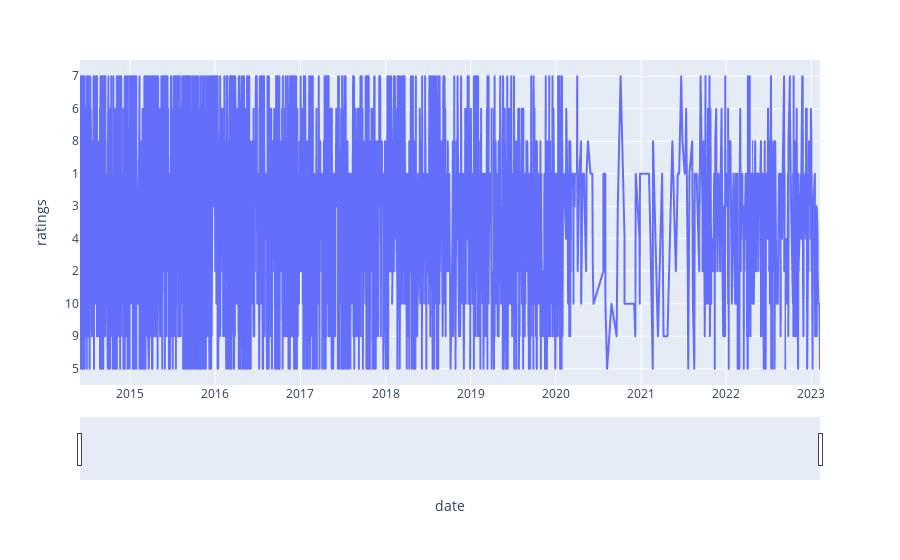

Notebook cell for this chart:
### Code cell
fig = px.line(df, x='date', y="ratings")
fig.update_xaxes(rangeslider_visible=True)
fig.show()

### Figure 1 — Plotly figure (JSON) as saved in the notebook; plotly's stock layout.template omitted (floating-point values rounded to 4 significant figures; data arrays with more than 128 entries replaced by an {"elided": "..."} marker saying what was removed)
{"data": [{"hovertemplate": "date=%{x}<br>ratings=%{y}<extra></extra>", "legendgroup": "", "line": {"color": "#636efa", "dash": "solid"}, "marker": {"symbol": "circle"}, "mode": "lines", "name": "", "showlegend": false, "type": "scattergl", "x": {"elided": "3394 str values"}, "xaxis": "x", "y": {"elided": "3394 str values"}, "yaxis": "y"}], "layout": {"legend": {"tracegroupgap": 0}, "margin": {"t": 60}, "xaxis": {"anchor": "y", "domain": [0, 1], "rangeslider": {"visible": true}, "title": {"text": "date"}}, "yaxis": {"anchor": "x", "domain": [0, 1], "title": {"text": "ratings"}}}}
